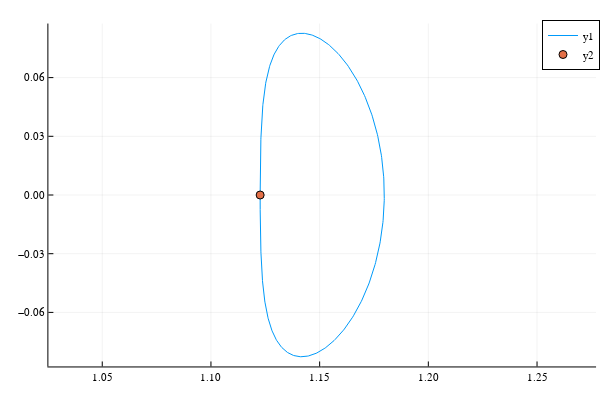

Notebook code for this chart:
### Code cell
plot(sol[1,:], sol[2,:], aspect_ratio=:equal)
scatter!([sol[1,1]], [sol[2,1]])

### Figure 1 — Plotly figure (JSON) as saved in the notebook; plotly's stock layout.template omitted (floating-point values rounded to 4 significant figures; data arrays with more than 128 entries replaced by an {"elided": "..."} marker saying what was removed)
{"data": [{"colorbar": {"len": 0.9525, "title": "", "x": 0.9934, "y": 0.5139}, "legendgroup": "y1", "line": {"color": "rgba(0, 154, 250, 1.000)", "dash": "solid", "shape": "linear", "width": 1}, "mode": "lines", "name": "y1", "showlegend": true, "type": "scatter", "x": {"elided": "547 float values"}, "xaxis": "x", "y": {"elided": "547 float values"}, "yaxis": "y", "zmax": null, "zmin": null}, {"colorbar": {"len": 0.9525, "title": "", "x": 0.9934, "y": 0.5139}, "legendgroup": "y2", "marker": {"color": "rgba(227, 111, 71, 1.000)", "line": {"color": "rgba(0, 0, 0, 1.000)", "width": 1}, "size": 8, "symbol": "circle"}, "mode": "markers", "name": "y2", "showlegend": true, "type": "scatter", "x": [1.123], "xaxis": "x", "y": [0], "yaxis": "y", "zmax": null, "zmin": null}], "layout": {"annotations": [], "height": 400, "legend": {"bgcolor": "rgba(255, 255, 255, 1.000)", "bordercolor": "rgba(0, 0, 0, 1.000)", "borderwidth": 1, "font": {"color": "rgba(0, 0, 0, 1.000)", "family": "sans-serif", "size": 11}, "title": {"font": {"color": "rgba(0, 0, 0, 1.000)", "family": "sans-serif", "size": 15}, "text": ""}, "tracegroupgap": 0, "traceorder": "normal", "x": 1, "xanchor": "auto", "y": 1, "yanchor": "auto"}, "margin": {"b": 20, "l": 0, "r": 0, "t": 20}, "paper_bgcolor": "rgba(255, 255, 255, 1.000)", "plot_bgcolor": "rgba(255, 255, 255, 1.000)", "showlegend": true, "width": 600, "xaxis": {"anchor": "y", "domain": [0.08064, 0.9934], "gridcolor": "rgba(0, 0, 0, 0.100)", "gridwidth": 0.5, "linecolor": "rgba(0, 0, 0, 1.000)", "mirror": false, "range": [1.025, 1.277], "showgrid": true, "showline": true, "showticklabels": true, "tickangle": 0, "tickcolor": "rgb(0, 0, 0)", "tickfont": {"color": "rgba(0, 0, 0, 1.000)", "family": "sans-serif", "size": 11}, "tickmode": "array", "ticks": "inside", "ticktext": ["1.05", "1.10", "1.15", "1.20", "1.25"], "tickvals": [1.05, 1.1, 1.15, 1.2, 1.25], "title": "", "titlefont": {"color": "rgba(0, 0, 0, 1.000)", "family": "sans-serif", "size": 15}, "type": "-", "visible": true, "zeroline": false, "zerolinecolor": "rgba(0, 0, 0, 1.000)"}, "yaxis": {"anchor": "x", "domain": [0.03762, 0.9902], "gridcolor": "rgba(0, 0, 0, 0.100)", "gridwidth": 0.5, "linecolor": "rgba(0, 0, 0, 1.000)", "mirror": false, "range": [-0.08763, 0.08763], "showgrid": true, "showline": true, "showticklabels": true, "tickangle": 0, "tickcolor": "rgb(0, 0, 0)", "tickfont": {"color": "rgba(0, 0, 0, 1.000)", "family": "sans-serif", "size": 11}, "tickmode": "array", "ticks": "inside", "ticktext": ["−0.06", "−0.03", "0.00", "0.03", "0.06"], "tickvals": [-0.06, -0.03, 0, 0.03, 0.06], "title": "", "titlefont": {"color": "rgba(0, 0, 0, 1.000)", "family": "sans-serif", "size": 15}, "type": "-", "visible": true, "zeroline": false, "zerolinecolor": "rgba(0, 0, 0, 1.000)"}}}
